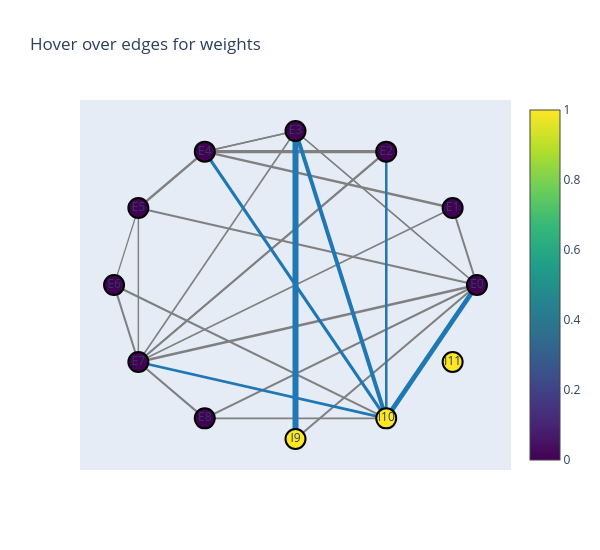

Notebook code cell kept with this figure:
### Markdown cell above
## 6. Networks

`interactive_network` draws a graph on a circular layout (or at given `positions`); hovering over an edge shows its weight when `edge_weights` is given, which also sets the line widths. As in `network_topology`, every non-zero entry is an edge, negative ones blue.

### Code cell
n = 12
W = (rng.random((n, n)) < 0.25) * rng.lognormal(-0.5, 0.4, (n, n))
np.fill_diagonal(W, 0)
W[9:] = -2 * W[9:] + 0.0                                    # neurons 9-11 are inhibitory
fig = braintools.visualize.interactive_network(W, edge_weights=W, node_labels=[f"{'I' if i >= 9 else 'E'}{i}" for i in range(n)],
                                               node_colors=np.r_[np.zeros(9), np.ones(3)],
                                               title="Hover over edges for weights", width=600, height=550)
fig

### Figure 1 — Plotly figure (JSON) as saved in the notebook; plotly's stock layout.template omitted (floating-point values rounded to 4 significant figures)
{"data": [{"hoverinfo": "text", "hovertext": "Edge: 0 -> 3<br>Weight: 0.413", "line": {"color": "gray", "width": 1.414}, "mode": "lines", "showlegend": false, "type": "scatter", "x": [1.0, 6.123e-17], "y": [0.0, 1.0]}, {"hoverinfo": "text", "hovertext": "Edge: 0 -> 7<br>Weight: 0.892", "line": {"color": "gray", "width": 2.472}, "mode": "lines", "showlegend": false, "type": "scatter", "x": [1.0, -0.866], "y": [0.0, -0.5]}, {"hoverinfo": "text", "hovertext": "Edge: 0 -> 9<br>Weight: 0.732", "line": {"color": "gray", "width": 2.12}, "mode": "lines", "showlegend": false, "type": "scatter", "x": [1.0, -1.837e-16], "y": [0.0, -1.0]}, {"hoverinfo": "text", "hovertext": "Edge: 1 -> 0<br>Weight: 0.688", "line": {"color": "gray", "width": 2.021}, "mode": "lines", "showlegend": false, "type": "scatter", "x": [0.866, 1.0], "y": [0.5, 0.0]}, {"hoverinfo": "text", "hovertext": "Edge: 1 -> 4<br>Weight: 0.842", "line": {"color": "gray", "width": 2.361}, "mode": "lines", "showlegend": false, "type": "scatter", "x": [0.866, -0.5], "y": [0.5, 0.866]}, {"hoverinfo": "text", "hovertext": "Edge: 1 -> 7<br>Weight: 0.511", "line": {"color": "gray", "width": 1.631}, "mode": "lines", "showlegend": false, "type": "scatter", "x": [0.866, -0.866], "y": [0.5, -0.5]}, {"hoverinfo": "text", "hovertext": "Edge: 2 -> 7<br>Weight: 0.464", "line": {"color": "gray", "width": 1.526}, "mode": "lines", "showlegend": false, "type": "scatter", "x": [0.5, -0.866], "y": [0.866, -0.5]}, {"hoverinfo": "text", "hovertext": "Edge: 2 -> 10<br>Weight: 0.767", "line": {"color": "gray", "width": 2.197}, "mode": "lines", "showlegend": false, "type": "scatter", "x": [0.5, 0.5], "y": [0.866, -0.866]}, {"hoverinfo": "text", "hovertext": "Edge: 3 -> 0<br>Weight: 0.379", "line": {"color": "gray", "width": 1.337}, "mode": "lines", "showlegend": false, "type": "scatter", "x": [6.123e-17, 1.0], "y": [1.0, 0.0]}, {"hoverinfo": "text", "hovertext": "Edge: 3 -> 4<br>Weight: 0.511", "line": {"color": "gray", "width": 1.631}, "mode": "lines", "showlegend": false, "type": "scatter", "x": [6.123e-17, -0.5], "y": [1.0, 0.866]}, {"hoverinfo": "text", "hovertext": "Edge: 3 -> 7<br>Weight: 0.509", "line": {"color": "gray", "width": 1.626}, "mode": "lines", "showlegend": false, "type": "scatter", "x": [6.123e-17, -0.866], "y": [1.0, -0.5]}, {"hoverinfo": "text", "hovertext": "Edge: 4 -> 2<br>Weight: 1.228", "line": {"color": "gray", "width": 3.216}, "mode": "lines", "showlegend": false, "type": "scatter", "x": [-0.5, 0.5], "y": [0.866, 0.866]}, {"hoverinfo": "text", "hovertext": "Edge: 4 -> 3<br>Weight: 0.381", "line": {"color": "gray", "width": 1.342}, "mode": "lines", "showlegend": false, "type": "scatter", "x": [-0.5, 6.123e-17], "y": [0.866, 1.0]}, {"hoverinfo": "text", "hovertext": "Edge: 4 -> 5<br>Weight: 0.842", "line": {"color": "gray", "width": 2.362}, "mode": "lines", "showlegend": false, "type": "scatter", "x": [-0.5, -0.866], "y": [0.866, 0.5]}, {"hoverinfo": "text", "hovertext": "Edge: 4 -> 10<br>Weight: 0.492", "line": {"color": "gray", "width": 1.588}, "mode": "lines", "showlegend": false, "type": "scatter", "x": [-0.5, 0.5], "y": [0.866, -0.866]}, {"hoverinfo": "text", "hovertext": "Edge: 5 -> 0<br>Weight: 0.788", "line": {"color": "gray", "width": 2.243}, "mode": "lines", "showlegend": false, "type": "scatter", "x": [-0.866, 1.0], "y": [0.5, 0.0]}, {"hoverinfo": "text", "hovertext": "Edge: 5 -> 6<br>Weight: 0.351", "line": {"color": "gray", "width": 1.276}, "mode": "lines", "showlegend": false, "type": "scatter", "x": [-0.866, -1.0], "y": [0.5, 1.225e-16]}, {"hoverinfo": "text", "hovertext": "Edge: 6 -> 7<br>Weight: 0.711", "line": {"color": "gray", "width": 2.072}, "mode": "lines", "showlegend": false, "type": "scatter", "x": [-1.0, -0.866], "y": [1.225e-16, -0.5]}, {"hoverinfo": "text", "hovertext": "Edge: 6 -> 10<br>Weight: 0.739", "line": {"color": "gray", "width": 2.133}, "mode": "lines", "showlegend": false, "type": "scatter", "x": [-1.0, 0.5], "y": [1.225e-16, -0.866]}, {"hoverinfo": "text", "hovertext": "Edge: 7 -> 2<br>Weight: 0.748", "line": {"color": "gray", "width": 2.154}, "mode": "lines", "showlegend": false, "type": "scatter", "x": [-0.866, 0.5], "y": [-0.5, 0.866]}, {"hoverinfo": "text", "hovertext": "Edge: 7 -> 5<br>Weight: 0.436", "line": {"color": "gray", "width": 1.464}, "mode": "lines", "showlegend": false, "type": "scatter", "x": [-0.866, -0.866], "y": [-0.5, 0.5]}, {"hoverinfo": "text", "hovertext": "Edge: 8 -> 0<br>Weight: 0.746", "line": {"color": "gray", "width": 2.15}, "mode": "lines", "showlegend": false, "type": "scatter", "x": [-0.5, 1.0], "y": [-0.866, 0.0]}, {"hoverinfo": "text", "hovertext": "Edge: 8 -> 7<br>Weight: 0.748", "line": {"color": "gray", "width": 2.155}, "mode": "lines", "showlegend": false, "type": "scatter", "x": [-0.5, -0.866], "y": [-0.866, -0.5]}, {"hoverinfo": "text", "hovertext": "Edge: 8 -> 10<br>Weight: 0.586", "line": {"color": "gray", "width": 1.797}, "mode": "lines", "showlegend": false, "type": "scatter", "x": [-0.5, 0.5], "y": [-0.866, -0.866]}, {"hoverinfo": "text", "hovertext": "Edge: 9 -> 3<br>Weight: -2.487", "line": {"color": "#1f77b4", "width": 6.0}, "mode": "lines", "showlegend": false, "type": "scatter", "x": [-1.837e-16, 6.123e-17], "y": [-1.0, 1.0]}, {"hoverinfo": "text", "hovertext": "Edge: 10 -> 0<br>Weight: -1.958", "line": {"color": "#1f77b4", "width": 4.829}, "mode": "lines", "showlegend": false, "type": "scatter", "x": [0.5, 1.0], "y": [-0.866, 0.0]}, {"hoverinfo": "text", "hovertext": "Edge: 10 -> 2<br>Weight: -0.828", "line": {"color": "#1f77b4", "width": 2.332}, "mode": "lines", "showlegend": false, "type": "scatter", "x": [0.5, 0.5], "y": [-0.866, 0.866]}, {"hoverinfo": "text", "hovertext": "Edge: 10 -> 3<br>Weight: -1.576", "line": {"color": "#1f77b4", "width": 3.986}, "mode": "lines", "showlegend": false, "type": "scatter", "x": [0.5, 6.123e-17], "y": [-0.866, 1.0]}, {"hoverinfo": "text", "hovertext": "Edge: 10 -> 4<br>Weight: -1.188", "line": {"color": "#1f77b4", "width": 3.126}, "mode": "lines", "showlegend": false, "type": "scatter", "x": [0.5, -0.5], "y": [-0.866, 0.866]}, {"hoverinfo": "text", "hovertext": "Edge: 10 -> 7<br>Weight: -1.048", "line": {"color": "#1f77b4", "width": 2.818}, "mode": "lines", "showlegend": false, "type": "scatter", "x": [0.5, -0.866], "y": [-0.866, -0.5]}, {"hovertemplate": "%{text}<extra></extra>", "marker": {"color": [0.0, 0.0, 0.0, 0.0, 0.0, 0.0, 0.0, 0.0, 0.0, 1.0, 1.0, 1.0], "colorscale": [[0.0, "#440154"], [0.1111, "#482878"], [0.2222, "#3e4989"], [0.3333, "#31688e"], [0.4444, "#26828e"], [0.5556, "#1f9e89"], [0.6667, "#35b779"], [0.7778, "#6ece58"], [0.8889, "#b5de2b"], [1.0, "#fde725"]], "line": {"color": "black", "width": 2}, "showscale": true, "size": 20}, "mode": "markers+text", "text": ["E0", "E1", "E2", "E3", "E4", "E5", "E6", "E7", "E8", "I9", "I10", "I11"], "textposition": "middle center", "type": "scatter", "x": [1.0, 0.866, 0.5, 6.123e-17, -0.5, -0.866, -1.0, -0.866, -0.5, -1.837e-16, 0.5, 0.866], "y": [0.0, 0.5, 0.866, 1.0, 0.866, 0.5, 1.225e-16, -0.5, -0.866, -1.0, -0.866, -0.5]}], "layout": {"height": 550, "showlegend": false, "title": {"text": "Hover over edges for weights"}, "width": 600, "xaxis": {"showgrid": false, "showticklabels": false, "zeroline": false}, "yaxis": {"showgrid": false, "showticklabels": false, "zeroline": false}}}
